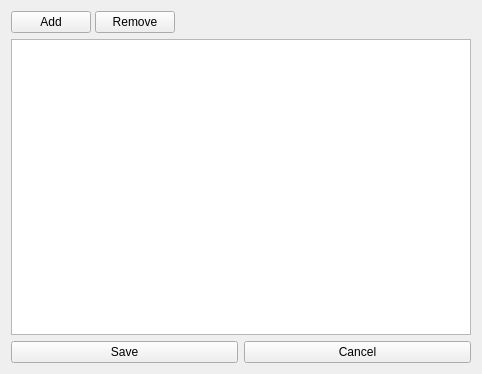
<?xml version="1.0" encoding="UTF-8"?>
<ui version="4.0">
 <class>templateEditor</class>
 <widget class="QWidget" name="templateEditor">
  <property name="geometry">
   <rect>
    <x>0</x>
    <y>0</y>
    <width>482</width>
    <height>374</height>
   </rect>
  </property>
  <property name="windowTitle">
   <string>Form</string>
  </property>
  <layout class="QVBoxLayout" name="verticalLayout">
   <item>
    <layout class="QHBoxLayout" name="horizontalLayout">
     <property name="spacing">
      <number>4</number>
     </property>
     <item>
      <widget class="QPushButton" name="add_btn">
       <property name="minimumSize">
        <size>
         <width>70</width>
         <height>0</height>
        </size>
       </property>
       <property name="text">
        <string>Add</string>
       </property>
      </widget>
     </item>
     <item>
      <widget class="QPushButton" name="remove_btn">
       <property name="minimumSize">
        <size>
         <width>70</width>
         <height>0</height>
        </size>
       </property>
       <property name="text">
        <string>Remove</string>
       </property>
      </widget>
     </item>
     <item>
      <spacer name="horizontalSpacer">
       <property name="orientation">
        <enum>Qt::Horizontal</enum>
       </property>
       <property name="sizeHint" stdset="0">
        <size>
         <width>40</width>
         <height>20</height>
        </size>
       </property>
      </spacer>
     </item>
    </layout>
   </item>
   <item>
    <widget class="QTreeWidget" name="tree">
     <property name="columnCount">
      <number>1</number>
     </property>
     <attribute name="headerVisible">
      <bool>false</bool>
     </attribute>
     <column>
      <property name="text">
       <string notr="true">1</string>
      </property>
     </column>
    </widget>
   </item>
   <item>
    <layout class="QHBoxLayout" name="horizontalLayout_2">
     <item>
      <widget class="QPushButton" name="save_btn">
       <property name="text">
        <string>Save</string>
       </property>
      </widget>
     </item>
     <item>
      <widget class="QPushButton" name="cancel_btn">
       <property name="text">
        <string>Cancel</string>
       </property>
      </widget>
     </item>
    </layout>
   </item>
  </layout>
 </widget>
 <resources/>
 <connections/>
</ui>
